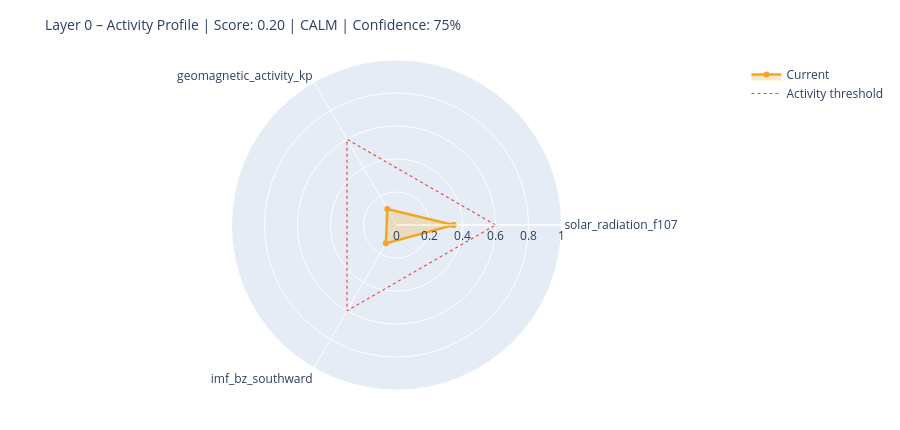

Write notebook code for a chart like this one.
### Markdown cell above
---
## 6. State Assessment & Handoff to Layer 1

### Code cell
# ============================================================
# STEP 1 – Collect raw values with source modes
# Mode: 'primary' | 'fallback_3h' | 'last_valid' | 'missing'
# ============================================================

def safe_last(df, col):
    if df is None or col not in df.columns: return None
    s = df[col].dropna()
    return float(s.iloc[-1]) if not s.empty else None

f107_now = safe_last(df_f107, 'f10.7')
bz_now   = safe_last(df_mag,  'bz_gsm')
kp_now   = safe_last(df_kp,   'kp')
sw_now   = safe_last(df_sw,   'speed')

source_modes = {
    'F10.7':    'primary'  if f107_now is not None else 'missing',
    'Kp':       'primary'  if kp_now   is not None else 'missing',
    'IMF_Bz':   'primary'  if bz_now   is not None else 'missing',
    'SW_speed': 'primary'  if sw_now   is not None else 'missing',
}

# Kp Fallback – 3h endpoint
if kp_now is None:
    try:
        r = requests.get(
            'https://services.swpc.noaa.gov/json/noaa-planetary-k-index.json',
            timeout=10)
        r.raise_for_status()
        fb = pd.DataFrame(r.json())
        tc = next((c for c in fb.columns if 'time' in c.lower()), fb.columns[0])
        kc = next((c for c in fb.columns if 'kp' in c.lower() and c != tc), None)
        if kc:
            fb[kc] = fb[kc].astype(str).str.extract(r'([0-9]+(?:\.[0-9]*)?)')[0]
            fb[kc] = pd.to_numeric(fb[kc], errors='coerce')
            fb = fb[fb[kc] >= 0].dropna(subset=[kc])
            if not fb.empty:
                kp_now = float(fb[kc].iloc[-1])
                source_modes['Kp'] = 'fallback_3h'
                print(f'  Kp fallback (3h): {kp_now:.1f}')
    except Exception as e:
        print(f'  Kp fallback failed: {e}')

# Solar Wind Fallback – last valid value
if sw_now is None and df_sw is not None and 'speed' in df_sw.columns:
    s = df_sw['speed'].dropna()
    if not s.empty:
        sw_now = float(s.iloc[-1])
        source_modes['SW_speed'] = 'last_valid'
        print(f'  SW fallback (last_valid): {sw_now:.0f} km/s')

print()
print('Source modes:', source_modes)

# ============================================================
# STEP 2 – Score from available components only
# ============================================================

def norm(v, lo, hi):
    if v is None: return None
    return max(0.0, min(1.0, (v - lo) / (hi - lo)))

COMPONENTS = {
    'solar_radiation_f107':    (f107_now, norm(f107_now, 60, 250)),
    'geomagnetic_activity_kp': (kp_now,   norm(kp_now,   0,   9)),
    'imf_bz_southward':        (bz_now,   norm(-(bz_now or 0) if bz_now else None, -5, 30)
                                           if bz_now is not None else None),
    'solar_wind_speed':        (sw_now,   norm(sw_now, 300, 800)),
}

available   = {k: v[1] for k, v in COMPONENTS.items() if v[1] is not None}
unavailable = [k for k, v in COMPONENTS.items() if v[1] is None]

layer0_score = round(sum(available.values()) / len(available), 4) if available else None
confidence   = round(len(available) / len(COMPONENTS), 2)

level = ('unknown'  if layer0_score is None
         else 'calm'     if layer0_score < 0.3
         else 'moderate' if layer0_score < 0.6
         else 'active')

# ============================================================
# STEP 3 – Dominant Driver
# ============================================================

def dominant_driver(kp, f107, bz, sw):
    candidates = []
    if kp   is not None and kp   >= 4:   candidates.append(('geomagnetic',    kp / 9))
    if sw   is not None and sw   >= 500:  candidates.append(('solar_wind',     sw / 800))
    if bz   is not None and bz   <= -5:   candidates.append(('imf_southward',  abs(bz) / 30))
    if f107 is not None and f107 >= 150:  candidates.append(('solar_radiation',f107 / 250))
    return max(candidates, key=lambda x: x[1])[0] if candidates else 'none'

driver = dominant_driver(kp_now, f107_now, bz_now, sw_now)

# ============================================================
# STEP 4 – Downstream expectations
# ============================================================

def downstream_expectation(driver, score, kp, bz, f107):
    exp = {
        'magnetosphere':        'calm',
        'ionosphere':           'calm',
        'schumann_resonance':   'unchanged',
        'lithosphere_currents': 'low',
    }
    if driver == 'geomagnetic' or (kp and kp >= 5):
        exp['magnetosphere']        = 'compressed / storm'
        exp['ionosphere']           = 'elevated disturbance (TEC variability)'
        exp['schumann_resonance']   = 'elevated amplitude possible'
        exp['lithosphere_currents'] = 'elevated induction currents'
    elif driver == 'imf_southward' or (bz and bz <= -5):
        exp['magnetosphere']        = 'energy coupling active'
        exp['ionosphere']           = 'elevated electron density possible'
        exp['schumann_resonance']   = 'slight modulation possible'
    elif driver == 'solar_radiation' or (f107 and f107 >= 150):
        exp['ionosphere']           = 'elevated ionization (F-layer)'
        exp['schumann_resonance']   = 'slightly elevated background activity'
    return exp

downstream = downstream_expectation(driver, layer0_score, kp_now, bz_now, f107_now)

# ============================================================
# CONSOLE OUTPUT
# ============================================================

W = 58
print('=' * W)
print('LAYER 0 – STATE ASSESSMENT')
print('=' * W)
for name, (raw_v, score_v) in COMPONENTS.items():
    if score_v is not None:
        bar = '█' * int(score_v * 20) + '░' * (20 - int(score_v * 20))
        print(f'  {name:<35}  {bar}  {score_v:.2f}')
    else:
        print(f'  {name:<35}  {"─" * 20}  n/a')
print('-' * W)
print(f'  Score ({len(available)}/{len(COMPONENTS)} components):  {layer0_score:.3f}')
print(f'  Confidence:         {confidence:.0%}')
print(f'  Level:              {level.upper()}')
print(f'  Dominant Driver:    {driver}')

# Radar chart
cats = list(available.keys())
vals = list(available.values())
if len(cats) >= 3:
    fig = go.Figure()
    fig.add_trace(go.Scatterpolar(
        r=vals + [vals[0]], theta=cats + [cats[0]],
        fill='toself', fillcolor='rgba(242,166,35,0.25)',
        line=dict(color='#F2A623', width=2.5), name='Current'
    ))
    fig.add_trace(go.Scatterpolar(
        r=[0.6] * (len(cats) + 1), theta=cats + [cats[0]],
        line=dict(color='#E24B4A', dash='dot', width=1.2),
        mode='lines', name='Activity threshold'
    ))
    fig.update_layout(
        title=dict(text=f'Layer 0 – Activity Profile | Score: {layer0_score:.2f} | {level.upper()} | Confidence: {confidence:.0%}',
                   font=dict(size=14)),
        polar=dict(radialaxis=dict(visible=True, range=[0, 1])),
        height=430, showlegend=True,
        margin=dict(l=60, r=60, t=60, b=40)
    )
    fig.show()

### Figure 1 — Plotly figure (JSON) as saved in the notebook; plotly's stock layout.template omitted (floating-point values rounded to 4 significant figures)
{"data": [{"fill": "toself", "fillcolor": "rgba(242,166,35,0.25)", "line": {"color": "#F2A623", "width": 2.5}, "name": "Current", "r": [0.3457, 0.1111, 0.1286, 0.3457], "theta": ["solar_radiation_f107", "geomagnetic_activity_kp", "imf_bz_southward", "solar_radiation_f107"], "type": "scatterpolar"}, {"line": {"color": "#E24B4A", "dash": "dot", "width": 1.2}, "mode": "lines", "name": "Activity threshold", "r": [0.6, 0.6, 0.6, 0.6], "theta": ["solar_radiation_f107", "geomagnetic_activity_kp", "imf_bz_southward", "solar_radiation_f107"], "type": "scatterpolar"}], "layout": {"height": 430, "margin": {"b": 40, "l": 60, "r": 60, "t": 60}, "polar": {"radialaxis": {"range": [0, 1], "visible": true}}, "showlegend": true, "title": {"font": {"size": 14}, "text": "Layer 0 – Activity Profile | Score: 0.20 | CALM | Confidence: 75%"}}}
